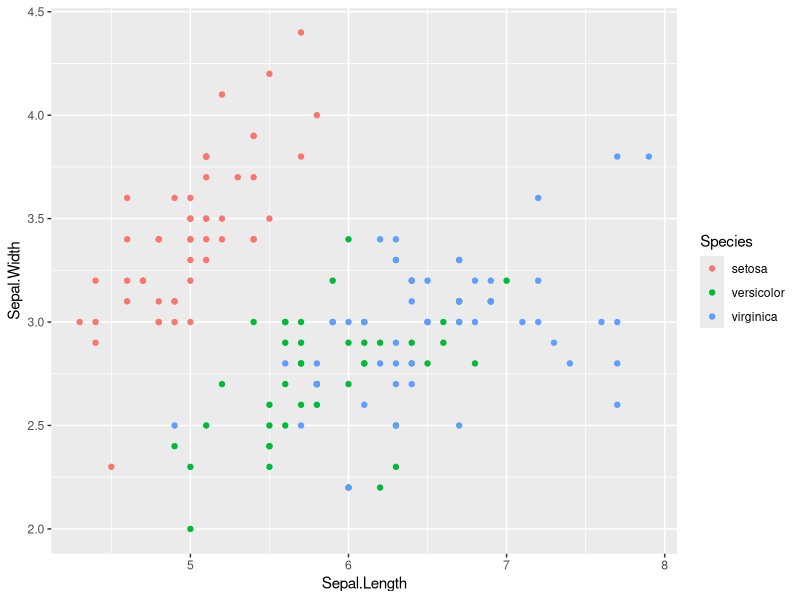
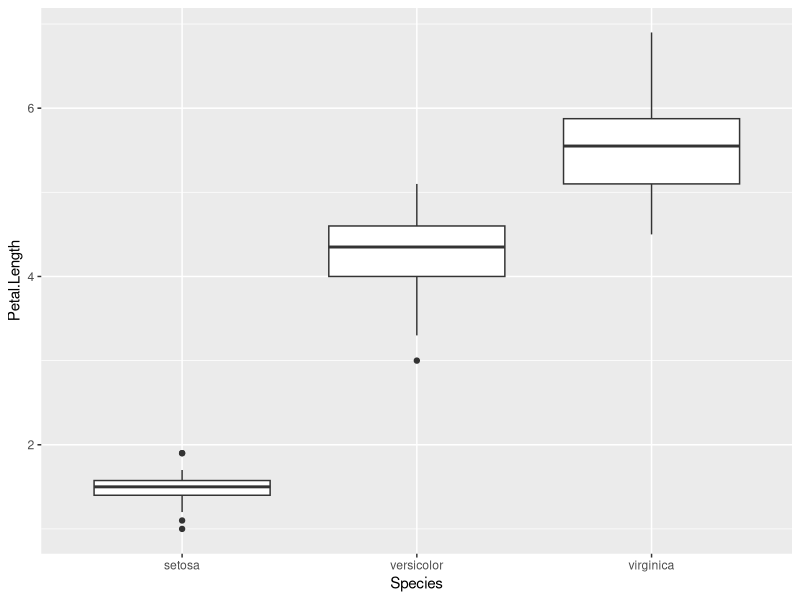
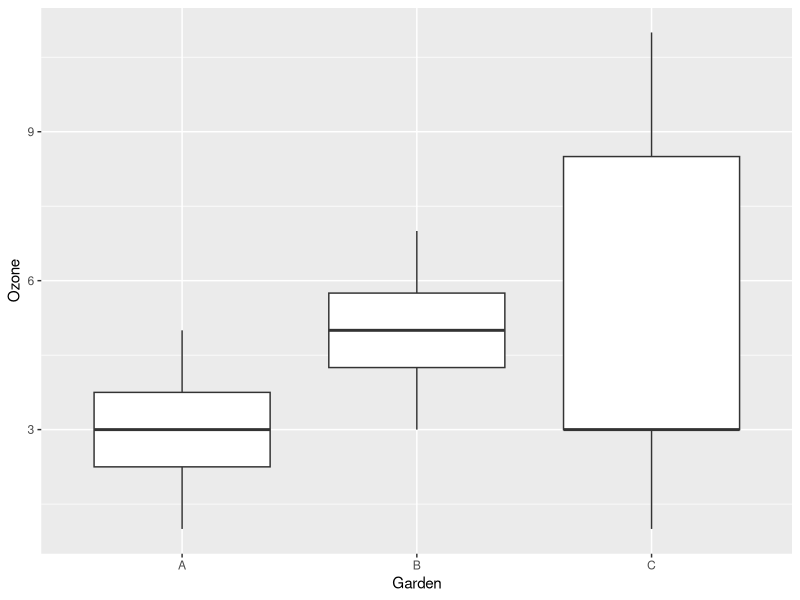
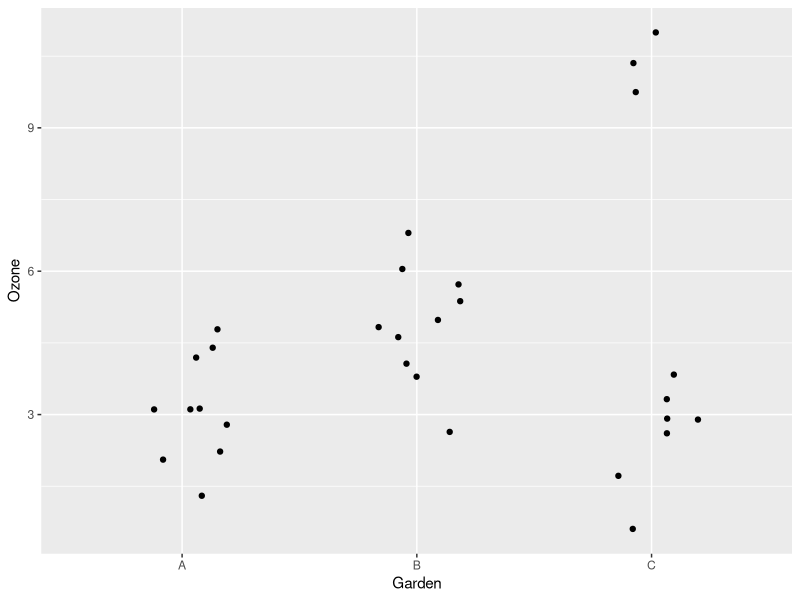

Write the R code that produced these figures, in order.
## ---- chunk 1
knitr::opts_chunk$set(echo = TRUE)
## ---- chunk 2
data(iris)
head(iris)
## ---- chunk 3
library(ggplot2)

ggplot(iris, aes(x = Sepal.Length, y = Sepal.Width, color = Species)) +
    geom_point()
## ---- chunk 4
setosa <- iris[iris$Species == "setosa", ]

moy <- mean(setosa$Sepal.Width)
n <- nrow(setosa)
err_type <- sd(setosa$Sepal.Width) / sqrt(n)

c(moy, err_type)
## ---- chunk 5
ic_min <- moy + qt(0.025, df = n - 1) * err_type
ic_max <- moy + qt(0.975, df = n - 1) * err_type

c(ic_min, ic_max)
## ---- chunk 6
ggplot(iris, aes(x = Species, y = Petal.Length)) + 
    geom_boxplot()
## ---- chunk 7
iris_alea <- function() {
    samp <- sample(iris$Petal.Length, 30)
    mean(samp)
}

iris_strat <- function() {
    samp1 <- sample(iris$Petal.Length[iris$Species == "setosa"], 10)
    samp2 <- sample(iris$Petal.Length[iris$Species == "versicolor"], 10)
    samp3 <- sample(iris$Petal.Length[iris$Species == "virginica"], 10)
    samp <- c(samp1, samp2, samp3)
    mean(samp)
}

iris_alea()
iris_strat()
## ---- chunk 8
rep_alea <- replicate(1000, iris_alea())
rep_strat <- replicate(1000, iris_strat())
## ---- chunk 9
sd(rep_alea)
sd(rep_strat)
## ---- chunk 10
gardens <- read.csv("gardens.csv")
## ---- chunk 11
library(ggplot2)
ggplot(gardens, aes(x = Garden, y = Ozone)) +
    geom_boxplot()
## ---- chunk 12
ggplot(gardens, aes(x = Garden, y = Ozone)) +
    geom_jitter(width = 0.2)
## ---- chunk 13
tapply(gardens$Ozone, gardens$Garden, mean)
tapply(gardens$Ozone, gardens$Garden, sd)
## ---- chunk 14
gardensAB <- gardens[gardens$Garden != "C", ]
t.test(Ozone ~ Garden, data = gardensAB, conf.level = 0.99)
## ---- chunk 15
gardensAC <- gardens[gardens$Garden != "B", ]
t.test(Ozone ~ Garden, data = gardensAC, conf.level = 0.99)
